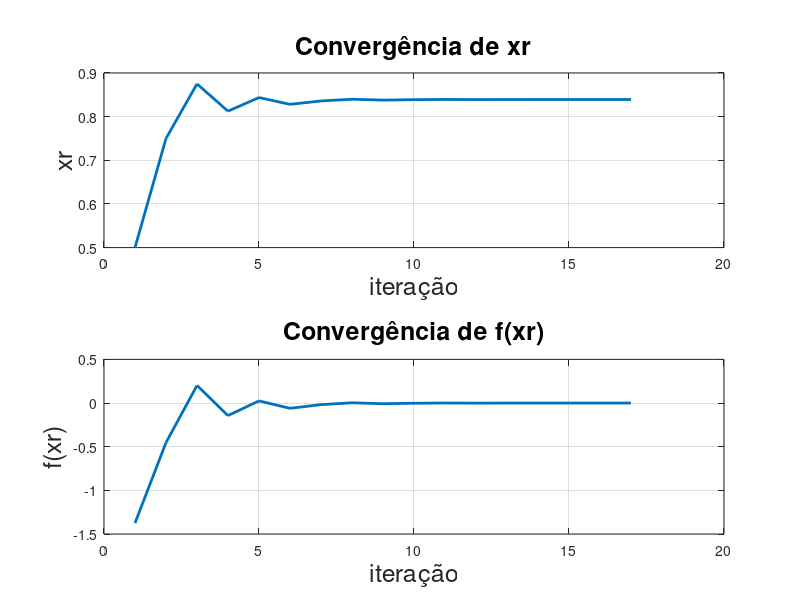
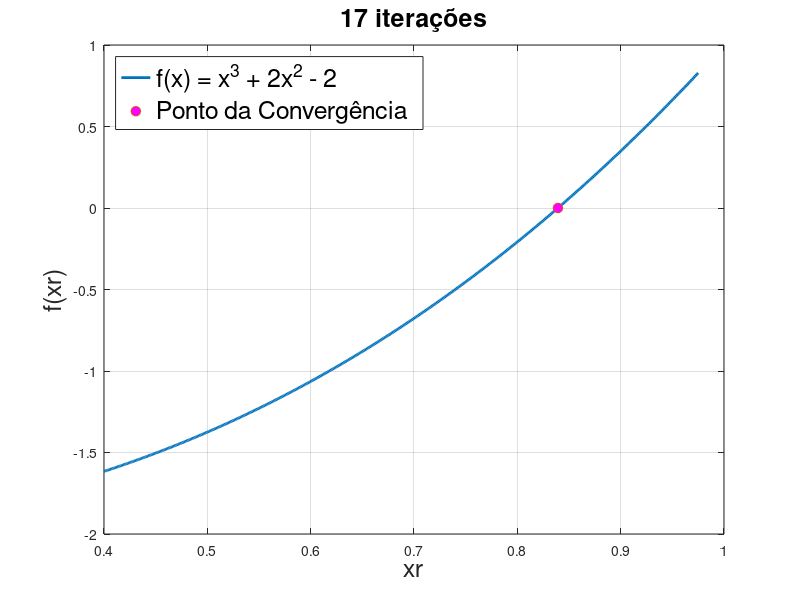

These charts were generated, in order, by the following MATLAB code:
function Lista_1
  xr = 0;
  xl = 0;
  xu = 1;
  xrold = NaN;
  torelancia = 1e-5;
  nMaxIteracoes = 1000;

  vetorDeXr = zeros(nMaxIteracoes,1);
  vetorDeFxr = zeros(nMaxIteracoes,1);

  for cont = 1:nMaxIteracoes
    xr = (xl + xu)/2;
    vetorDeXr(cont) = xr;

    fzxl = fz(xl);
    fzxr = fz(xr);
    test = fzxl * fzxr;
    vetorDeFxr(cont) = fzxr;

    if test < 0
      xu = xr;
    elseif test > 0
      xl = xr;
    else
      break;
    end

    if abs(xr-xrold)<=torelancia
      break;
    endif

    xrold = xr;
  endfor

  vetorDeXr = vetorDeXr(1:cont);
  vetorDeFxr = vetorDeFxr(1:cont);
  clc
  printf(" Em %i iterações obtive\n valor da raiz %5f\n da função\n", cont, xr)

  plotConvergencia(vetorDeXr, vetorDeFxr);
  graficoAnimado(vetorDeXr, vetorDeFxr);

endfunction

function y = fz(x)
  y = (x^3)+(2*(x^2))-2;
end

function plotConvergencia(xrValores, fxrValores)
  subplot(2, 1, 1);
  plot(xrValores, 'linewidth', 2);
  grid;
  ylabel("xr",'FontSize', 18);
  xlabel("iteração",'FontSize', 18);
  title('Convergência de xr','FontSize', 18);

  subplot(2, 1, 2);
  plot(fxrValores, 'linewidth', 2);
  grid;
  ylabel("f(xr)",'FontSize', 18);
  xlabel("iteração",'FontSize', 18);
  title('Convergência de f(xr)','FontSize', 18);
  drawnow;
end

function graficoAnimado(xrValores, fxrValores)
  figure(2);
  x = linspace(min(xrValores) - 0.1, max(xrValores) + 0.1, 500);
  y = (x.^3) + (2*(x.^2)) - 2;
  plot(x, y, 'linewidth', 2);
  grid;
  hold on;

  h = plot(xrValores(1), fxrValores(1), 'o', 'markersize', 7, 'markerfacecolor', 'magenta');
  legend('f(x) = x^3 + 2x^2 - 2', 'Ponto da Convergência', 'Location', 'NorthWest', 'FontSize', 18);
  xlabel('xr', 'FontSize', 18);
  ylabel('f(xr)', 'FontSize', 18);

  for i = 2:length(xrValores)
    set(h, 'XData', xrValores(i), 'YData', fxrValores(i));
    title(sprintf("%d iterações", i),'FontSize', 18);
    drawnow;
    pause(0.8);
  end

  hold off;
end



